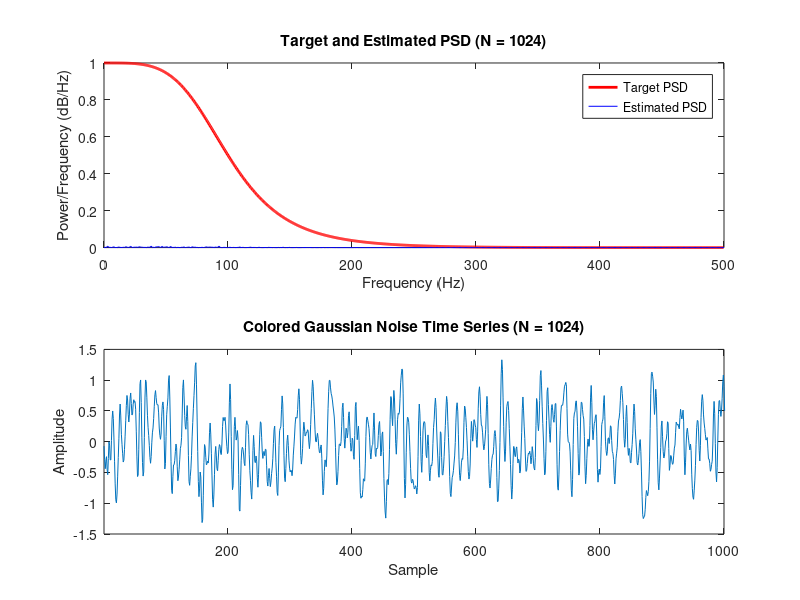

MATLAB code for this plot: (Note: this script raises an error after producing the figure.)
% colGaussNoiseDemo.m
% Generate colored Gaussian noise and analyze its properties

% Parameters
Fs = 1000;            % Sampling frequency
N = 1024;             % Number of samples
factor_increase = [1, 2, 4]; % Factors to increase the number of samples

% Generate white Gaussian noise
wgn_noise = randn(N, 1);

% Filter design (example: low-pass filter)
fc = 100; % Cutoff frequency
[b, a] = butter(2, fc/(Fs/2)); % 2nd order Butterworth filter

for factor = factor_increase
    % Increase number of samples
    N_new = N * factor;
    wgn_noise = randn(N_new, 1);
    
    % Generate colored Gaussian noise
    colored_noise = filter(b, a, wgn_noise);
    
    % Estimate PSD using periodogram
    [Pxx, f] = periodogram(colored_noise, [], [], Fs);
    
    % Target PSD (for comparison, typically known or desired PSD)
    [H, w] = freqz(b, a, N_new, Fs);
    target_PSD = abs(H).^2;
    
    % Plot target and estimated PSD
    figure;
    subplot(2, 1, 1);
    plot(w, target_PSD, 'r', 'LineWidth', 2);
    hold on;
    plot(f, Pxx, 'b');
    title(['Target and Estimated PSD (N = ' num2str(N_new) ')']);
    xlabel('Frequency (Hz)');
    ylabel('Power/Frequency (dB/Hz)');
    legend('Target PSD', 'Estimated PSD');
    hold off;
    
    % Plot noise time series
    subplot(2, 1, 2);
    plot(colored_noise);
    title(['Colored Gaussian Noise Time Series (N = ' num2str(N_new) ')']);
    xlabel('Sample');
    ylabel('Amplitude');
    xlim([1, min(1000, N_new)]); % Zoom in for better visualization
    
    % Plot histogram
    figure;
    histogram(colored_noise, 'Normalization', 'pdf');
    hold on;
    x = linspace(min(colored_noise), max(colored_noise), 100);
    plot(x, normpdf(x, 0, std(colored_noise)), 'r', 'LineWidth', 2);
    title(['Histogram of Colored Gaussian Noise (N = ' num2str(N_new) ')']);
    xlabel('Amplitude');
    ylabel('Probability Density');
    legend('Histogram', 'Normal PDF');
    hold off;
end

% Comments on observations
disp('The estimated PSD becomes smoother with an increase in the number of samples due to the reduction in the variance of the periodogram estimate.');
disp('Examine the noise time series by zooming in. It should look more structured compared to WGN due to the applied filter.');
disp('The histogram should still resemble a normal distribution if the noise remains Gaussian after filtering.');
